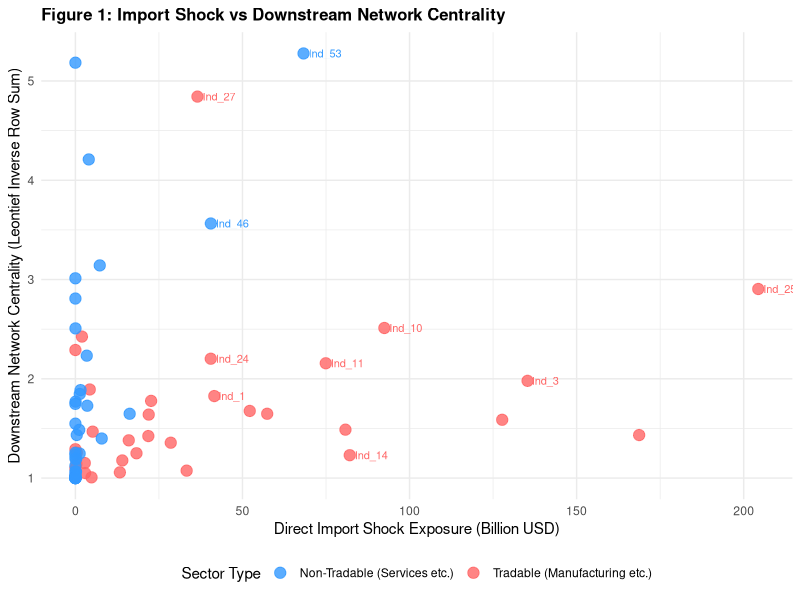
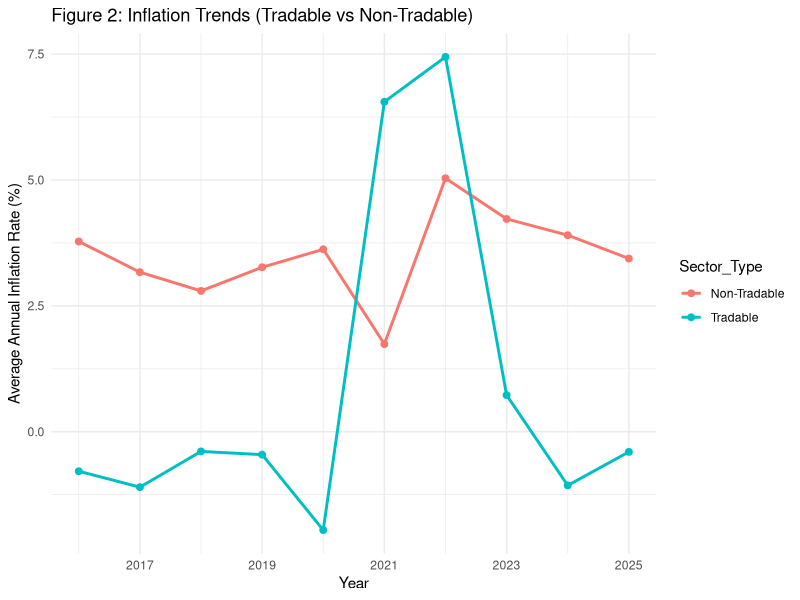

R code for these plots, in order:
library(ggplot2)
library(dplyr)
library(tidyr)

# 加载数据
cpi_panel <- read.csv("data/processed/cpi_panel_analysis.csv")
network <- read.csv("data/processed/network_exposure.csv")

# 创建图形目录
dir.create("figures", showWarnings = FALSE)

# Figure 1: Import Shock vs Downstream Network Centrality (Scatter Plot)
network <- network %>%
  mutate(
    Sector_Type = ifelse(row_number() <= 35, "Tradable (Manufacturing etc.)", "Non-Tradable (Services etc.)"),
    Import_Shock_Billion = Direct_Shock / 1000, # 百万美金转换为十亿美金
    Label = ifelse(Import_Shock_Billion > 40 | Downstream_Centrality > 3.0, Industry, "")
  )

p1 <- ggplot(network, aes(x = Import_Shock_Billion, y = Downstream_Centrality, color = Sector_Type)) +
  geom_point(size = 3.5, alpha = 0.8) +
  geom_text(aes(label = Label), hjust = -0.15, vjust = 0.5, size = 2.8, check_overlap = TRUE, show.legend = FALSE) +
  theme_minimal() +
  labs(title = "Figure 1: Import Shock vs Downstream Network Centrality",
       x = "Direct Import Shock Exposure (Billion USD)",
       y = "Downstream Network Centrality (Leontief Inverse Row Sum)",
       color = "Sector Type") +
  theme(legend.position = "bottom",
        plot.title = element_text(face = "bold", size = 12)) +
  scale_color_manual(values = c("Tradable (Manufacturing etc.)" = "#FF6666", "Non-Tradable (Services etc.)" = "#3399FF"))

ggsave("figures/fig1_network_centrality.png", p1, width = 7, height = 5)

# Figure 2: Inflation Trends over Time
p2 <- cpi_panel %>%
  group_by(Year, Sector_Type) %>%
  summarize(Avg_Inflation = mean(Inflation, na.rm=TRUE)) %>%
  ggplot(aes(x = Year, y = Avg_Inflation, color = Sector_Type)) +
  geom_line(linewidth=1) +
  geom_point(size=2) +
  theme_minimal() +
  labs(title = "Figure 2: Inflation Trends (Tradable vs Non-Tradable)",
       y = "Average Annual Inflation Rate (%)",
       x = "Year") +
  scale_x_continuous(breaks = seq(2015, 2025, 2))

ggsave("figures/fig2_inflation_trend.png", p2, width = 6, height = 4)

cat("Figures generated successfully.\n")
